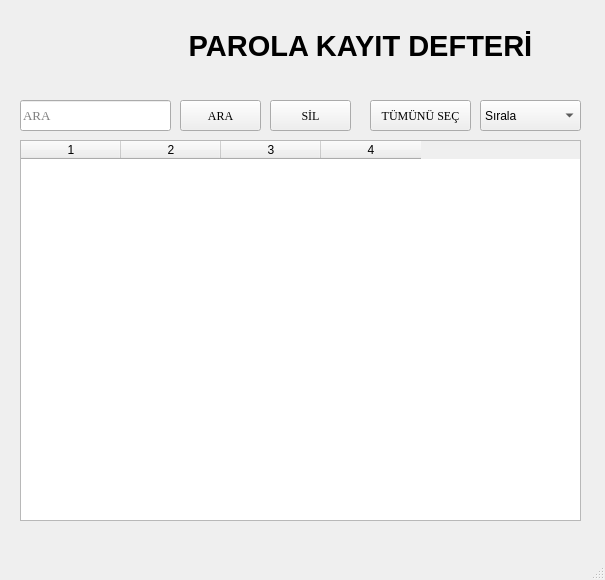
<?xml version="1.0" encoding="UTF-8"?>
<ui version="4.0">
 <class>sifrelerim_ui</class>
 <widget class="QMainWindow" name="sifrelerim_ui">
  <property name="geometry">
   <rect>
    <x>0</x>
    <y>0</y>
    <width>605</width>
    <height>580</height>
   </rect>
  </property>
  <property name="minimumSize">
   <size>
    <width>605</width>
    <height>580</height>
   </size>
  </property>
  <property name="maximumSize">
   <size>
    <width>605</width>
    <height>580</height>
   </size>
  </property>
  <property name="windowTitle">
   <string>MainWindow</string>
  </property>
  <property name="windowIcon">
   <iconset resource="arkaplanlar.qrc">
    <normaloff>:/kilit/kilit.png</normaloff>:/kilit/kilit.png</iconset>
  </property>
  <widget class="QWidget" name="centralwidget">
   <widget class="QTableWidget" name="kayit_defteri">
    <property name="geometry">
     <rect>
      <x>20</x>
      <y>140</y>
      <width>561</width>
      <height>381</height>
     </rect>
    </property>
    <property name="rowCount">
     <number>0</number>
    </property>
    <property name="columnCount">
     <number>4</number>
    </property>
    <column/>
    <column/>
    <column/>
    <column/>
   </widget>
   <widget class="QComboBox" name="siralama">
    <property name="enabled">
     <bool>true</bool>
    </property>
    <property name="geometry">
     <rect>
      <x>480</x>
      <y>100</y>
      <width>101</width>
      <height>31</height>
     </rect>
    </property>
    <property name="font">
     <font>
      <pointsize>9</pointsize>
     </font>
    </property>
    <property name="editable">
     <bool>false</bool>
    </property>
    <property name="currentIndex">
     <number>0</number>
    </property>
    <item>
     <property name="text">
      <string>Sırala</string>
     </property>
    </item>
    <item>
     <property name="text">
      <string>A'dan Z'ye Sırala</string>
     </property>
    </item>
    <item>
     <property name="text">
      <string>Z'den A'ya Sırala</string>
     </property>
    </item>
    <item>
     <property name="text">
      <string>Tarihe Göre Sırala</string>
     </property>
    </item>
   </widget>
   <widget class="QLineEdit" name="ara_lineedit">
    <property name="geometry">
     <rect>
      <x>20</x>
      <y>100</y>
      <width>151</width>
      <height>31</height>
     </rect>
    </property>
    <property name="font">
     <font>
      <family>Times New Roman</family>
      <pointsize>10</pointsize>
     </font>
    </property>
    <property name="statusTip">
     <string comment="ARA" extracomment="ARA"/>
    </property>
    <property name="inputMask">
     <string/>
    </property>
    <property name="text">
     <string/>
    </property>
    <property name="placeholderText">
     <string>ARA</string>
    </property>
   </widget>
   <widget class="QPushButton" name="ara_push_but">
    <property name="geometry">
     <rect>
      <x>180</x>
      <y>100</y>
      <width>81</width>
      <height>31</height>
     </rect>
    </property>
    <property name="font">
     <font>
      <family>Times New Roman</family>
      <pointsize>9</pointsize>
      <weight>50</weight>
      <bold>false</bold>
     </font>
    </property>
    <property name="text">
     <string>ARA</string>
    </property>
   </widget>
   <widget class="QLabel" name="label_3">
    <property name="geometry">
     <rect>
      <x>130</x>
      <y>10</y>
      <width>461</width>
      <height>71</height>
     </rect>
    </property>
    <property name="font">
     <font>
      <pointsize>22</pointsize>
      <weight>75</weight>
      <bold>true</bold>
     </font>
    </property>
    <property name="styleSheet">
     <string notr="true"/>
    </property>
    <property name="text">
     <string>PAROLA KAYIT DEFTERİ</string>
    </property>
    <property name="alignment">
     <set>Qt::AlignCenter</set>
    </property>
   </widget>
   <widget class="QLabel" name="label">
    <property name="geometry">
     <rect>
      <x>10</x>
      <y>10</y>
      <width>131</width>
      <height>71</height>
     </rect>
    </property>
    <property name="font">
     <font>
      <pointsize>22</pointsize>
     </font>
    </property>
    <property name="styleSheet">
     <string notr="true">image: url(:/kilit/kilit.png);</string>
    </property>
    <property name="text">
     <string/>
    </property>
    <property name="alignment">
     <set>Qt::AlignCenter</set>
    </property>
   </widget>
   <widget class="QPushButton" name="pushButton">
    <property name="geometry">
     <rect>
      <x>270</x>
      <y>100</y>
      <width>81</width>
      <height>31</height>
     </rect>
    </property>
    <property name="font">
     <font>
      <family>Times New Roman</family>
      <pointsize>9</pointsize>
     </font>
    </property>
    <property name="text">
     <string>SİL</string>
    </property>
   </widget>
   <widget class="QPushButton" name="tumunu_sec">
    <property name="geometry">
     <rect>
      <x>370</x>
      <y>100</y>
      <width>101</width>
      <height>31</height>
     </rect>
    </property>
    <property name="font">
     <font>
      <family>Times New Roman</family>
      <pointsize>9</pointsize>
     </font>
    </property>
    <property name="text">
     <string>TÜMÜNÜ SEÇ</string>
    </property>
   </widget>
  </widget>
  <widget class="QMenuBar" name="menubar">
   <property name="geometry">
    <rect>
     <x>0</x>
     <y>0</y>
     <width>605</width>
     <height>26</height>
    </rect>
   </property>
  </widget>
  <widget class="QStatusBar" name="statusbar"/>
 </widget>
 <resources>
  <include location="arkaplanlar.qrc"/>
 </resources>
 <connections/>
</ui>
